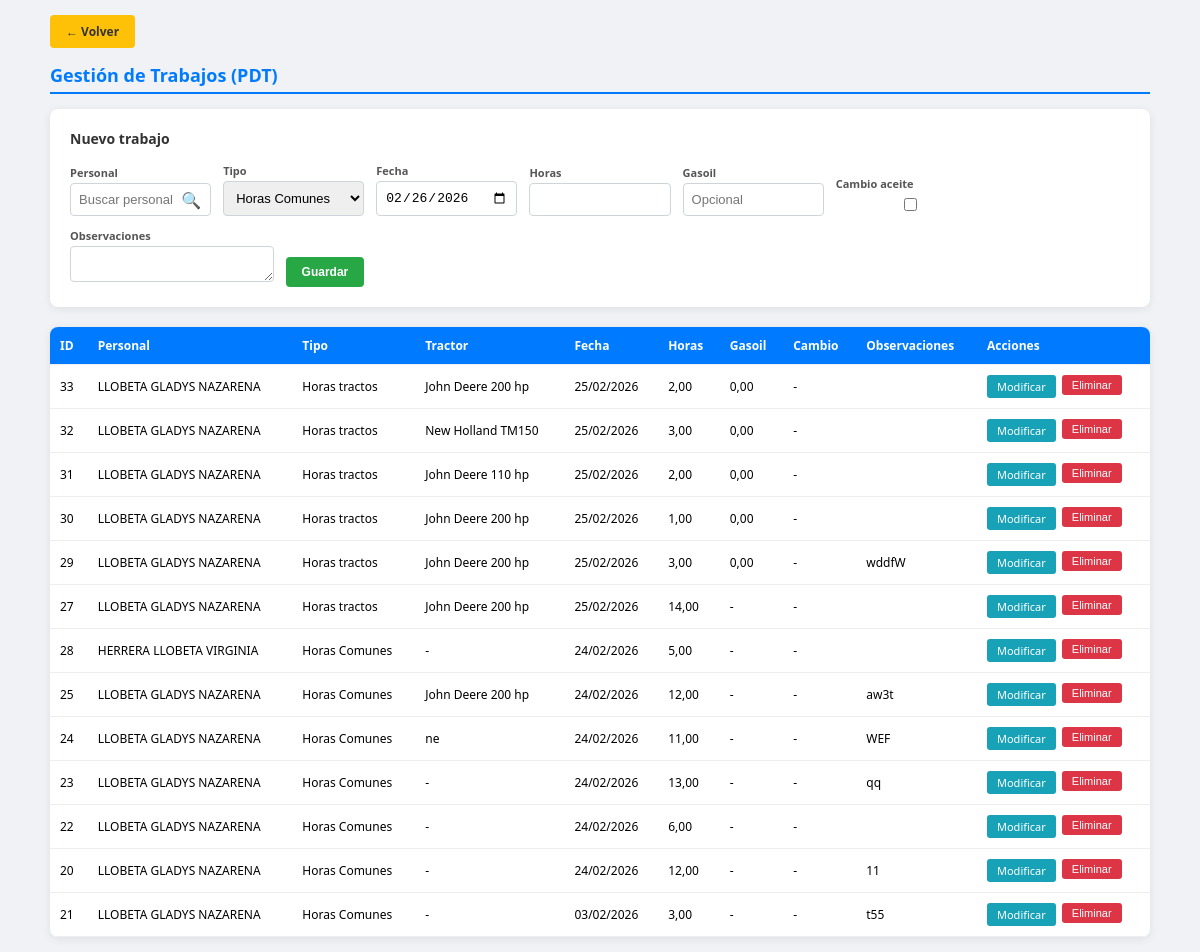
The app's page /gestion_trabajos.php (signed in), older data.
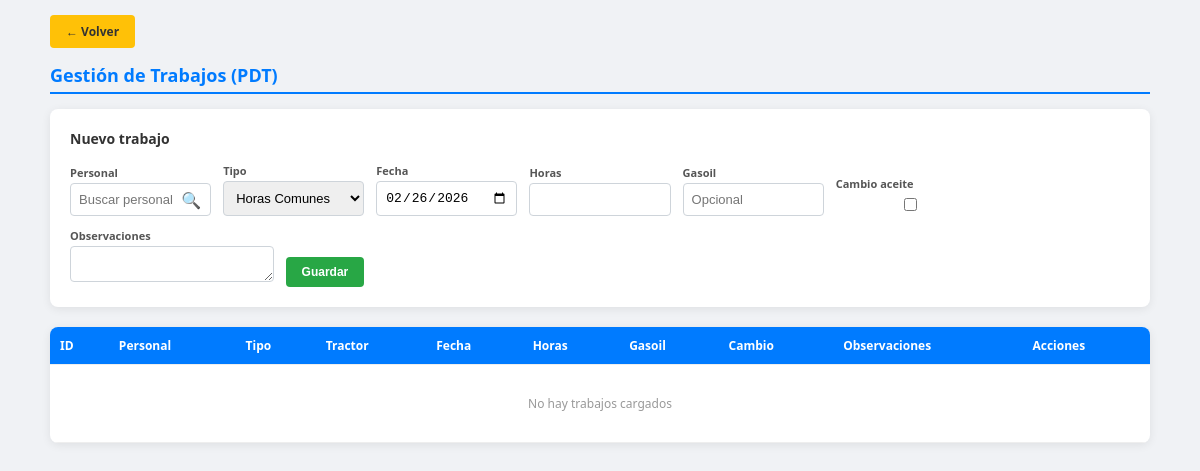
The same page, newer data.
### tables this page shows
CREATE TABLE `pdt` (
  `id` int(11) NOT NULL AUTO_INCREMENT,
  `usuario_id` int(11) NOT NULL,
  `tipo_horas` enum('Horas tractos','Horas Comunes') NOT NULL DEFAULT 'Horas Comunes',
  `tractor` varchar(100) DEFAULT NULL,
  `fecha` date NOT NULL,
  `horas` decimal(5,2) DEFAULT 0.00,
  `cant_gasoil` decimal(6,2) DEFAULT NULL,
  `cambio_aceite` tinyint(1) DEFAULT 0,
  `en_cc` tinyint(1) DEFAULT 0,
  `observaciones` text DEFAULT NULL,
  `fecha_creacion` timestamp NOT NULL DEFAULT current_timestamp(),
  `fecha_modificacion` timestamp NOT NULL DEFAULT current_timestamp() ON UPDATE current_timestamp(),
  PRIMARY KEY (`id`),
  KEY `idx_usuario` (`usuario_id`),
  KEY `idx_fecha` (`fecha`),
  CONSTRAINT `pdt_ibfk_1` FOREIGN KEY (`usuario_id`) REFERENCES `usuarios` (`id`) ON DELETE CASCADE
);

CREATE TABLE `usuarios` (
  `id` int(11) NOT NULL AUTO_INCREMENT,
  `apellido` varchar(150) NOT NULL,
  `dni` varchar(20) NOT NULL,
  `cuit` varchar(25) DEFAULT NULL,
  `domicilio` varchar(200) DEFAULT NULL,
  `email` varchar(100) DEFAULT NULL,
  `celular` varchar(20) DEFAULT NULL,
  `consorcio` varchar(100) DEFAULT NULL,
  PRIMARY KEY (`id`)
);

### gestion_trabajos.php (the view, shortened to what the changed rows need)
<?php
include 'db.php';
$editar = null;
$lista = [];
$res_lista = mysqli_query($conexion, "SELECT p.*, u.apellido AS usuario_nombre FROM pdt p
    INNER JOIN usuarios u ON u.id = p.usuario_id
    ORDER BY p.fecha DESC, p.id DESC LIMIT 500");
if ($res_lista) {
    while ($r = mysqli_fetch_assoc($res_lista)) {
        $lista[] = $r;
    }
}
?>
<!DOCTYPE html>
<html lang="es">
<head>
</head>
<body>
<div class="contenedor">
    <h1>Gestión de Trabajos (PDT)</h1>
    <div class="form-caja">
        <h2><?= $editar ? 'Modificar trabajo' : 'Nuevo trabajo' ?></h2>
    </div>
    <div class="grid-tabla">
        <table>
            <thead>
                <tr>
                    <th>ID</th>
                    <th>Personal</th>
                    <th>Tipo</th>
                    <th>Tractor</th>
                    <th>Fecha</th>
                    <th>Horas</th>
                    <th>Gasoil</th>
                    <th>Cambio</th>
                    <th>Observaciones</th>
                    <th>Acciones</th>
                </tr>
            </thead>
            <tbody>
                <?php if (empty($lista)): ?>
                <tr><td colspan="10" style="padding: 30px; text-align: center; color: #999;">No hay trabajos cargados</td></tr>
                <?php else: ?>
                <?php foreach ($lista as $p): ?>
                <tr>
                    <td><?= (int)$p['id'] ?></td>
                    <td><?= htmlspecialchars($p['usuario_nombre'] ?? '') ?></td>
                    <td><?= htmlspecialchars($p['tipo_horas'] ?? '-') ?></td>
                    <td><?= htmlspecialchars($p['tractor'] ?? '-') ?></td>
                    <td><?= date('d/m/Y', strtotime($p['fecha'])) ?></td>
                    <td><?= number_format((float)($p['horas'] ?? 0), 2, ',', '.') ?></td>
                    <td><?= isset($p['cant_gasoil']) && $p['cant_gasoil'] !== null ? number_format((float)$p['cant_gasoil'], 2, ',', '.') : '-' ?></td>
                    <td><?= (isset($p['cambio_aceite']) && $p['cambio_aceite'] == 1) ? '✓' : '-' ?></td>
                    <td style="max-width: 150px; overflow: hidden; text-overflow: ellipsis;"><?= htmlspecialchars(mb_substr($p['observaciones'] ?? '', 0, 30)) ?><?= mb_strlen($p['observaciones'] ?? '') > 30 ? '…' : '' ?></td>
                    <td>
                        <div class="acciones">
                            <a href="gestion_trabajos.php?editar=<?= (int)$p['id'] ?>" class="btn-mod">Modificar</a>
                            <form method="POST" style="display:inline;" onsubmit="return confirm('¿Eliminar este trabajo?');">
                                <button type="submit" name="eliminar" class="btn-del">Eliminar</button>
                            </form>
                        </div>
                    </td>
                </tr>
                <?php endforeach; ?>
                <?php endif; ?>
            </tbody>
        </table>
    </div>
</div>
</body>
</html>

Row changes from the older to the newer data that the page shows:
removed pdt: id "33", usuario.apellido "LLOBETA GLADYS NAZARENA", tipo_horas "Horas tractos", tractor "John Deere 200 hp", fecha "25/02/2026", horas "2,00", cant_gasoil "0,00"
removed pdt: id "32", usuario.apellido "LLOBETA GLADYS NAZARENA", tipo_horas "Horas tractos", tractor "New Holland TM150", fecha "25/02/2026", horas "3,00", cant_gasoil "0,00"
removed pdt: id "31", usuario.apellido "LLOBETA GLADYS NAZARENA", tipo_horas "Horas tractos", tractor "John Deere 110 hp", fecha "25/02/2026", horas "2,00", cant_gasoil "0,00"
removed pdt: id "30", usuario.apellido "LLOBETA GLADYS NAZARENA", tipo_horas "Horas tractos", tractor "John Deere 200 hp", fecha "25/02/2026", horas "1,00", cant_gasoil "0,00"
removed pdt: id "29", usuario.apellido "LLOBETA GLADYS NAZARENA", tipo_horas "Horas tractos", tractor "John Deere 200 hp", fecha "25/02/2026", horas "3,00", cant_gasoil "0,00", observaciones "wddfW"
removed pdt: id "27", usuario.apellido "LLOBETA GLADYS NAZARENA", tipo_horas "Horas tractos", tractor "John Deere 200 hp", fecha "25/02/2026", horas "14,00"
removed pdt: id "28", usuario.apellido "HERRERA LLOBETA VIRGINIA", tipo_horas "Horas Comunes", tractor "-", fecha "24/02/2026", horas "5,00"
removed pdt: id "25", usuario.apellido "LLOBETA GLADYS NAZARENA", tipo_horas "Horas Comunes", tractor "John Deere 200 hp", fecha "24/02/2026", horas "12,00", observaciones "aw3t"
removed pdt: id "24", usuario.apellido "LLOBETA GLADYS NAZARENA", tipo_horas "Horas Comunes", tractor "ne", fecha "24/02/2026", horas "11,00", observaciones "WEF"
removed pdt: id "23", usuario.apellido "LLOBETA GLADYS NAZARENA", tipo_horas "Horas Comunes", tractor "-", fecha "24/02/2026", horas "13,00", observaciones "qq"
removed pdt: id "22", usuario.apellido "LLOBETA GLADYS NAZARENA", tipo_horas "Horas Comunes", tractor "-", fecha "24/02/2026", horas "6,00"
removed pdt: id "20", usuario.apellido "LLOBETA GLADYS NAZARENA", tipo_horas "Horas Comunes", tractor "-", fecha "24/02/2026", horas "12,00", observaciones "11"
removed pdt: id "21", usuario.apellido "LLOBETA GLADYS NAZARENA", tipo_horas "Horas Comunes", tractor "-", fecha "03/02/2026", horas "3,00", observaciones "t55"
Text that changed along with them:
text now shown: "No hay trabajos cargados"
